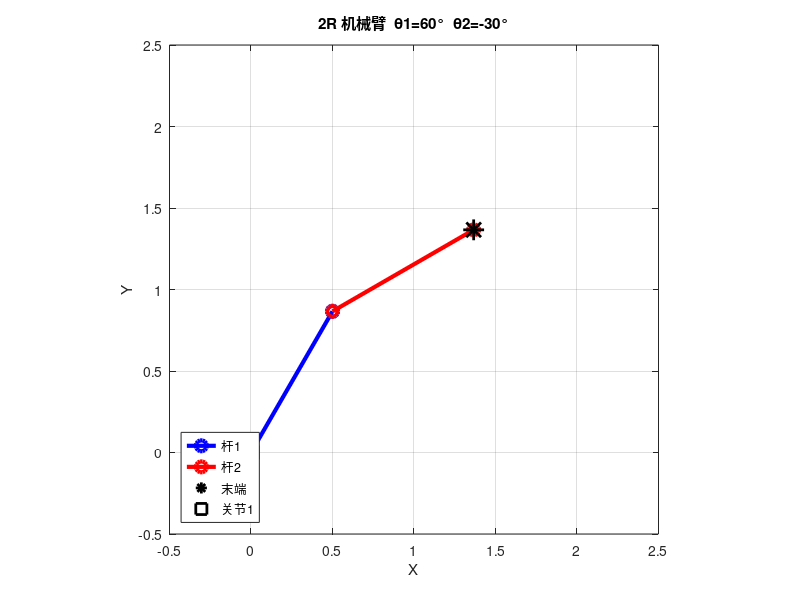

Here is the MATLAB script that generated this plot:
%% =====================================================================
%  two_link_arm.m — 手写 2R 机械臂正运动学
%  功能：用 cos/sin 直接计算末端位置，不依赖工具箱，理解正解原理
%  用法：直接运行  run basics/two_link_arm.m（改 L1/L2/theta 后运行）
%  依赖：无
% =====================================================================
%% 2R 机械臂正运动学 - 你的第一个脚本
clear; clc; close all;      % 清空工作区、命令行、关旧图

%% ====== 改这里就行 ======
L1 = 1;                      % 杆1长度
L2 = 1;                      % 杆2长度
theta1 = 60 * pi/180;        % 关节1角度（度→弧度）
theta2 = -30 * pi/180;        % 关节2角度
%% ========================

%% 正运动学计算
p1 = L1 * [cos(theta1); sin(theta1)];           % 关节2位置
p_end = p1 + L2 * [cos(theta1+theta2); sin(theta1+theta2)];  % 末端

%% 打印结果
fprintf('关节2位置: (%.3f, %.3f)\n', p1(1), p1(2));
fprintf('末端位置:   (%.3f, %.3f)\n', p_end(1), p_end(2));

%% 画图
figure;
plot([0 p1(1)], [0 p1(2)], 'b-o', 'LineWidth', 3, 'MarkerSize', 8); hold on;
plot([p1(1) p_end(1)], [p1(2) p_end(2)], 'r-o', 'LineWidth', 3, 'MarkerSize', 8);
plot(p_end(1), p_end(2), 'k*', 'MarkerSize', 15, 'LineWidth', 2);
plot(0, 0, 'ks', 'MarkerSize', 10, 'LineWidth', 2);

axis equal; axis([-0.5 2.5 -0.5 2.5]);
grid on;
legend('杆1','杆2','末端','关节1', 'Location','southwest');
xlabel('X'); ylabel('Y');
title(sprintf('2R 机械臂  θ1=%.0f°  θ2=%.0f°', theta1*180/pi, theta2*180/pi));
